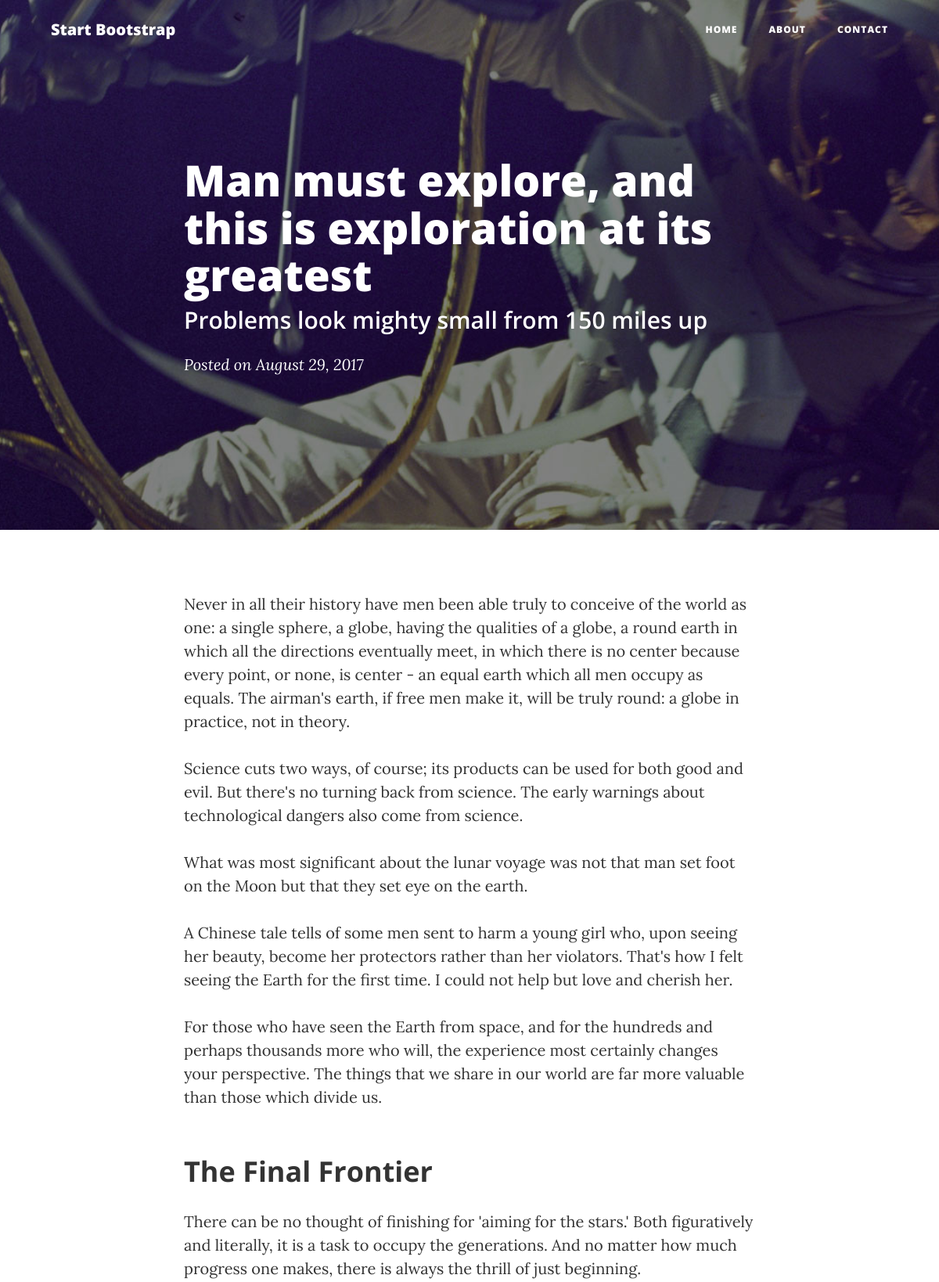
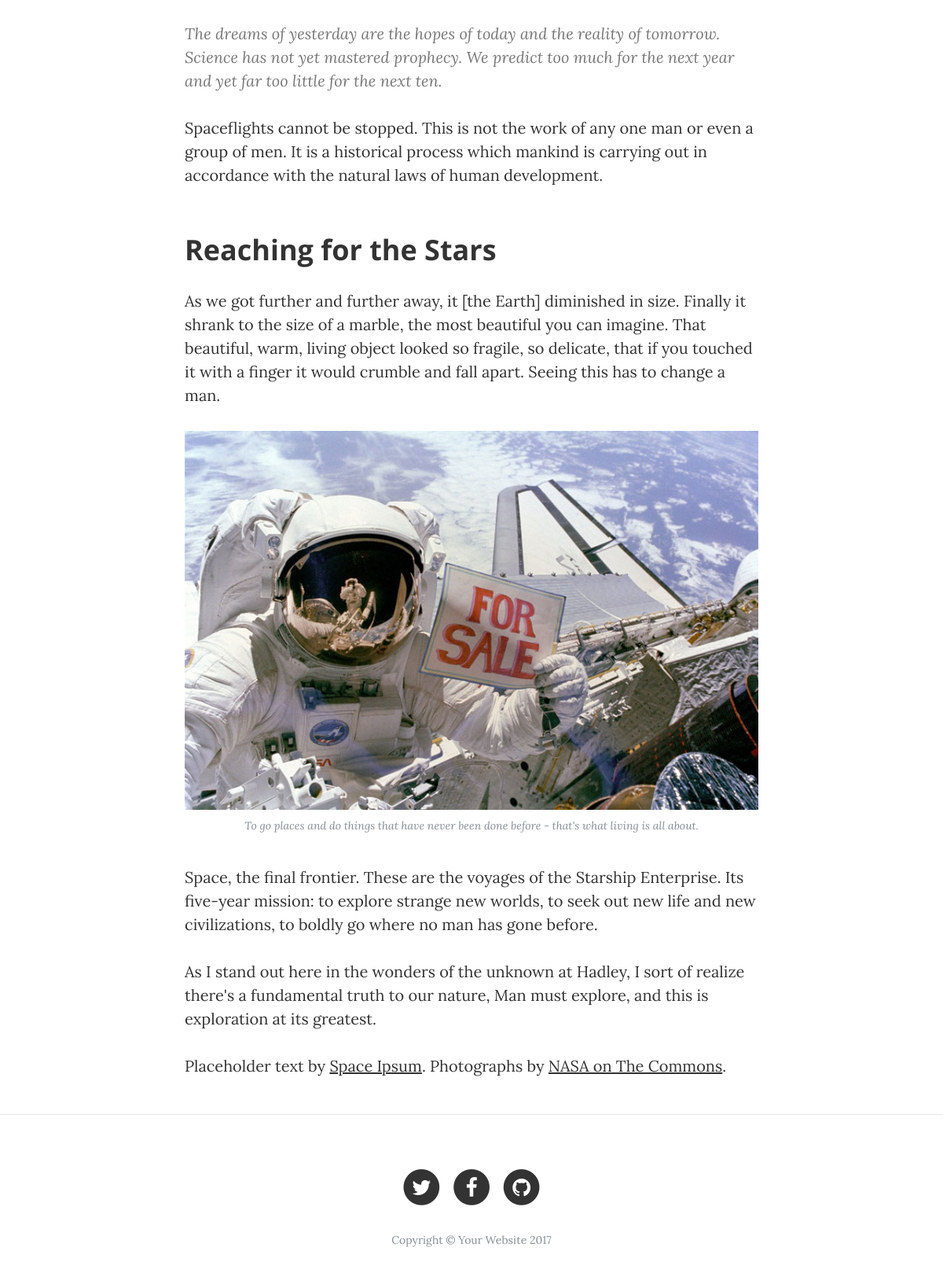
The page /posts/view.php?id=1 on the database its author committed (2 pictures, top to bottom).
### tables this page shows
CREATE TABLE IF NOT EXISTS `posts` (
  `id` INT NOT NULL AUTO_INCREMENT,
  `title` VARCHAR(100) NOT NULL,
  `subtitle` VARCHAR(100) NULL,
  `body` TEXT NULL,
  `image` VARCHAR(255) NOT NULL,
  `live` TINYINT NOT NULL DEFAULT '1',
  `created` TIMESTAMP NULL DEFAULT CURRENT_TIMESTAMP,
  `updated` TIMESTAMP NULL DEFAULT CURRENT_TIMESTAMP ON UPDATE CURRENT_TIMESTAMP,
  PRIMARY KEY (`id`));

### private/functions.php (called while the page is built, shortened)
<?php
    function url_for($path){
        return WWW_ROOT . $path;
    }
?>

### private/query_functions.php (called while the page is built, shortened)
<?php
    function get_post_by_id($id){
        global $db;
        $sql = "SELECT * FROM posts ";
        $sql .= "WHERE id = {$id}";
        $result = mysqli_query($db, $sql);
        $record = mysqli_fetch_assoc($result);
        return $record;
    }
?>

### public/posts/view.php (the view, shortened to what this page needs)
<?php
  $id = $_GET["id"];
  $post = get_post_by_id($id);
?>
<?php
  include(SHARED_PATH . "/head.php")
?>
<?php include(SHARED_PATH . "/navigation.php") ?>
<header class="masthead" style="background-image: url('<?php echo url_for("/static/" . $post["image"]); ?>')">
  <div class="container">
    <div class="row">
      <div class="col-lg-8 col-md-10 mx-auto">
        <div class="post-heading">
          <h1><?php echo $post["title"]; ?></h1>
          <h2 class="subheading"><?php echo $post["subtitle"]; ?></h2>
          <span class="meta">Posted on <?php echo date("F j, Y", strtotime($post["created"])); ?></span>
        </div>
      </div>
    </div>
  </div>
</header>
<article>
  <div class="container">
    <div class="row">
      <div class="col-lg-8 col-md-10 mx-auto">
        <?php echo $post["body"]; ?>
      </div>
    </div>
  </div>
</article>
<hr>
<?php include(SHARED_PATH . "/footer.php") ?>

### private/shared/head.php (shortened to what this page needs)
<!DOCTYPE html>
<html lang="en">
  <head>
    <link href="<?php echo url_for("/static/vendor/bootstrap/css/bootstrap.min.css"); ?>" rel="stylesheet">
    <link href="<?php echo url_for("/static/vendor/font-awesome/css/font-awesome.min.css"); ?>" rel="stylesheet" type="text/css">
    <link href="<?php echo url_for("/static/css/clean-blog.min.css"); ?>" rel="stylesheet">
  </head>
  <body>

### private/shared/navigation.php (shortened to what this page needs)
<nav class="navbar navbar-expand-lg navbar-light fixed-top" id="mainNav">
  <div class="container">
    <a class="navbar-brand" href="<?php echo url_for("/index.php"); ?>">Start Bootstrap</a>
    <div class="collapse navbar-collapse" id="navbarResponsive">
      <ul class="navbar-nav ml-auto">
        <li class="nav-item">
          <a class="nav-link" href="<?php echo url_for("/index.php"); ?>">Home</a>
        </li>
        <li class="nav-item">
          <a class="nav-link" href="<?php echo url_for("/about.php"); ?>">About</a>
        </li>
        <li class="nav-item">
          <a class="nav-link" href="<?php echo url_for("/contact.php"); ?>">Contact</a>
        </li>
      </ul>
    </div>
  </div>
</nav>

### private/shared/footer.php (shortened to what this page needs)
    <footer>
      <div class="container">
        <div class="row">
          <div class="col-lg-8 col-md-10 mx-auto">
            <ul class="list-inline text-center">
              <li class="list-inline-item">
                <a href="#">
                  <span class="fa-stack fa-lg">
                    <i class="fa fa-circle fa-stack-2x"></i>
                    <i class="fa fa-twitter fa-stack-1x fa-inverse"></i>
                  </span>
                </a>
              </li>
              <li class="list-inline-item">
                <a href="#">
                  <span class="fa-stack fa-lg">
                    <i class="fa fa-circle fa-stack-2x"></i>
                    <i class="fa fa-facebook fa-stack-1x fa-inverse"></i>
                  </span>
                </a>
              </li>
              <li class="list-inline-item">
                <a href="#">
                  <span class="fa-stack fa-lg">
                    <i class="fa fa-circle fa-stack-2x"></i>
                    <i class="fa fa-github fa-stack-1x fa-inverse"></i>
                  </span>
                </a>
              </li>
            </ul>
            <p class="copyright text-muted">Copyright &copy; Your Website <?php echo date("Y"); ?></p>
          </div>
        </div>
      </div>
    </footer>
  </body>
</html>

### rows shown on the page
posts: image (picture), title "Man must explore, and this is exploration at its greatest", subtitle "Problems look mighty small from 150 miles up", created "August 29, 2017", body "Never in all their history have men been able truly to conceive of the world as one: a single sphere, a globe, having the qualities of a globe, a round earth in which all the directions eventually meet, in which there is no center because every point, or none, is center - an equal earth which all men occupy as equals. The airman's earth, if free men make it, will be truly round: a globe in practice, not in theory. Science cuts two ways, of course; its products can be used for both good and evil. But there's no turning back from science. The early warnings about technological dangers also come from science. What was most significant about the lunar voyage was not that man set foot on the…", body (picture)
